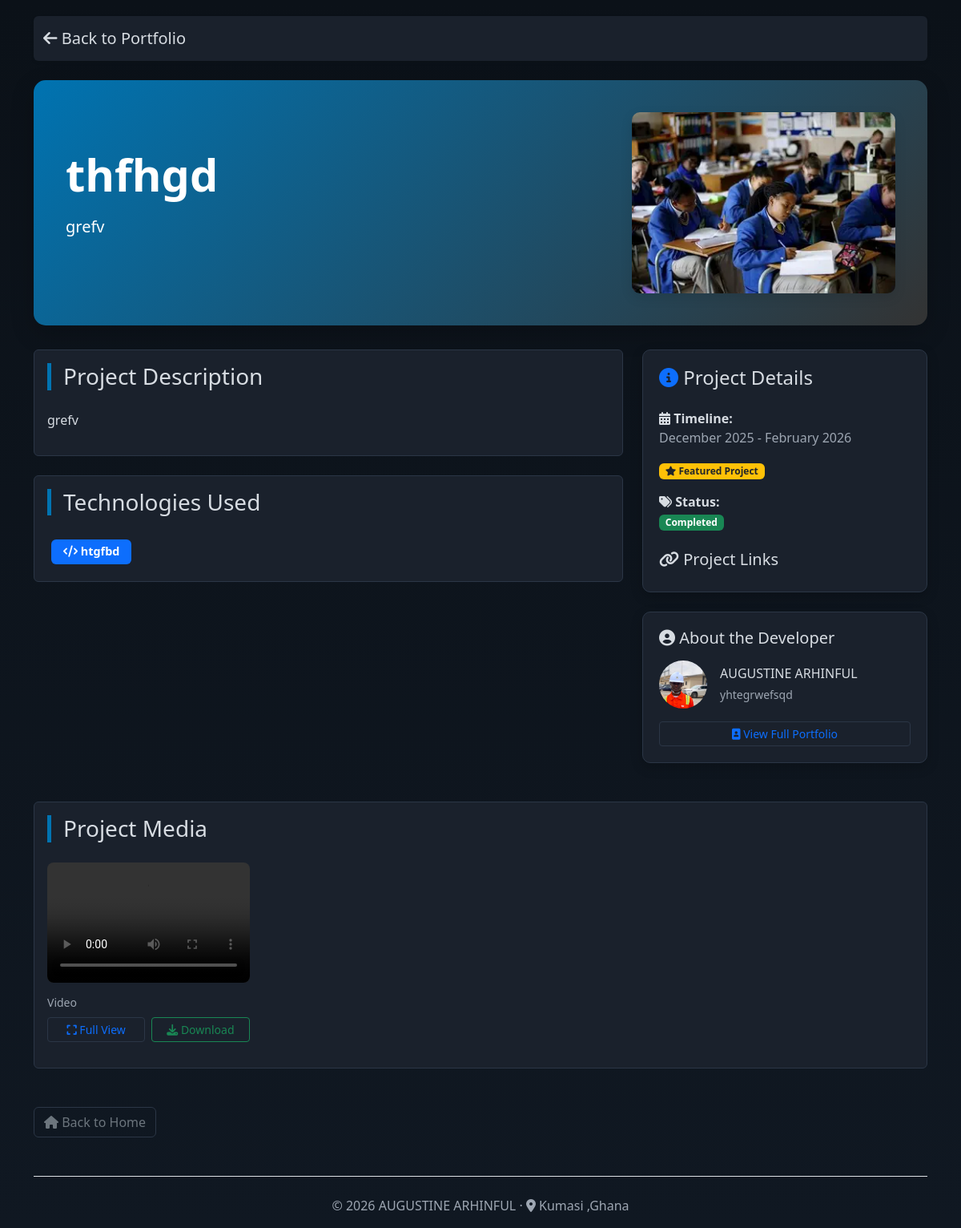
Screenshot of /project/2/ with the database file from the repository.
### portfolio/models.py (models this page shows, shortened)
class Project(models.Model):
    profile = models.ForeignKey(
        Profile, on_delete=models.CASCADE, related_name='projects')
    title = models.CharField(max_length=200, blank=True, null=True)
    description = HTMLField(blank=True, null=True)
    technologies = models.CharField(max_length=500, blank=True, null=True,
                                    help_text="Comma-separated list")
    project_url = models.URLField(
        blank=True, null=True, verbose_name="Live Demo URL")
    github_url = models.URLField(
        blank=True, null=True, verbose_name="GitHub Repository URL")
    start_date = models.DateField(blank=True, null=True)
    end_date = models.DateField(blank=True, null=True)
    is_ongoing = models.BooleanField(default=False)
    is_completed = models.BooleanField(
        default=False,
        help_text="Mark this project as completed"
    )
    thumbnail = models.ImageField(upload_to=user_directory_path, blank=True, null=True,
                                  help_text="Project thumbnail image")
    featured = models.BooleanField(
        default=False, help_text="Feature this project prominently")
    allow_media_download = models.BooleanField(
        default=True,
        help_text="Allow visitors to download this project's media files"
    )
    order = models.IntegerField(default=0)
    class Meta:
        ordering = ['-start_date', 'order']
        verbose_name = "Project"
        verbose_name_plural = "Projects"
    def get_technologies_list(self):
        if self.technologies:
            return [tech.strip() for tech in self.technologies.split(',')]
        return []

class Profile(models.Model):
    user = models.OneToOneField(
        User, on_delete=models.CASCADE, null=True, blank=True)
    first_name = models.CharField(max_length=100, blank=True, null=True)
    last_name = models.CharField(max_length=100, blank=True, null=True)
    headline = models.CharField(max_length=200, blank=True, null=True)
    summary = HTMLField(blank=True, null=True)
    cover_image = models.ImageField(upload_to=user_directory_path, blank=True, null=True,
                                    help_text="Recommended size: 1500x500px")
    profile_image = models.ImageField(upload_to=user_directory_path, blank=True, null=True,
                                      help_text="Recommended size: 400x400px")
    email = models.EmailField(blank=True, null=True)
    phone = models.CharField(max_length=20, blank=True, null=True)
    location = models.CharField(max_length=200, blank=True, null=True)
    website = models.URLField(blank=True, null=True)
    linkedin = models.URLField(
        blank=True, null=True, verbose_name="LinkedIn URL")
    github = models.URLField(blank=True, null=True, verbose_name="GitHub URL")
    twitter = models.URLField(blank=True, null=True)
    instagram = models.URLField(blank=True, null=True)
    facebook = models.URLField(blank=True, null=True)
    theme_color = models.CharField(
        max_length=7, default='#0073b1', help_text="Main theme color (hex)")
    accent_color = models.CharField(max_length=7, default='#333333', blank=True, null=True,
                                    help_text="Accent color (hex)")
    show_phone = models.BooleanField(
        default=False, verbose_name="Show phone publicly")
    show_email = models.BooleanField(
        default=False, verbose_name="Show email publicly")
    created_at = models.DateTimeField(auto_now_add=True)
    updated_at = models.DateTimeField(auto_now=True)
    class Meta:
        verbose_name = "Portfolio Profile"
        verbose_name_plural = "Portfolio Profiles"
    @property
    def full_name(self):
        return f"{self.first_name or ''} {self.last_name or ''}".strip()

class MediaFile(models.Model):
    FILE_TYPES = [
        ('image', 'Image'),
        ('video', 'Video'),
        ('audio', 'Audio'),
        ('document', 'Document'),
        ('pdf', 'PDF'),
        ('psd', 'PSD File'),
        ('ai', 'AI File'),
        ('figma', 'Figma File'),
        ('sketch', 'Sketch File'),
        ('other', 'Other'),
    ]
    profile = models.ForeignKey(
        Profile, on_delete=models.CASCADE, related_name='media_files')
    project = models.ForeignKey(
        Project, on_delete=models.SET_NULL, related_name='media_files', blank=True, null=True,
        help_text="Optional: attach this media to a specific project")
    file = models.FileField(upload_to=user_directory_path)
    file_type = models.CharField(
        max_length=20, choices=FILE_TYPES, blank=True, null=True)
    title = models.CharField(max_length=200, blank=True, null=True)
    description = models.TextField(blank=True, null=True)
    category = models.CharField(max_length=100, blank=True, null=True,
                                help_text="e.g., Logos, Mockups, Wireframes")
    tags = models.CharField(max_length=300, blank=True, null=True,
                            help_text="Comma-separated tags")
    allow_download = models.BooleanField(
        default=True,
        help_text="Allow this specific media file to be downloaded"
    )
    uploaded_at = models.DateTimeField(auto_now_add=True)
    class Meta:
        ordering = ['-uploaded_at']
        verbose_name = "Media File"
        verbose_name_plural = "Media Files"

### portfolio/views.py (the view)
# urls.py: path('project/<int:pk>/', views.ProjectDetailView.as_view(), name='project_detail'),
class ProjectDetailView(DetailView):
    model = Project
    template_name = 'portfolio/project_detail.html'
    context_object_name = 'project'
    def get_context_data(self, **kwargs):
        context = super().get_context_data(**kwargs)
        context['profile'] = Profile.objects.first()
        return context

### portfolio/context_processors.py (called while the page is built)
def portfolio_context(request):
    try:
        profile = Profile.objects.first()
        system_config = SystemConfiguration.get_active()
        return {
            'portfolio_profile': profile,
            'portfolio_visibility': profile.visibility if profile else None,  # type: ignore
            'system_config': system_config,
        }
    except:
        return {
            'portfolio_profile': None,
            'portfolio_visibility': None,
            'system_config': None,
        }

### portfolio/models.py (called while the page is built)
    @classmethod
    def get_active(cls):
        return cls.objects.filter(is_active=True).order_by('-updated_at').first()

### templates/portfolio/project_detail.html (shortened to what this page needs)
<!doctype html>
<html lang="en">
  <head>
    <link
      href="https://cdn.jsdelivr.net/npm/bootstrap@5.3.0/dist/css/bootstrap.min.css"
      rel="stylesheet"
    />
    <link
      rel="stylesheet"
      href="https://cdnjs.cloudflare.com/ajax/libs/font-awesome/6.4.0/css/all.min.css"
    />
  </head>
  <body>
    <div class="container">
      <nav
        class="navbar navbar-expand-lg navbar-light bg-white mb-4 rounded shadow-sm"
      >
        <div class="container-fluid">
          <a class="navbar-brand" href="/">
            <i class="fas fa-arrow-left"></i> Back to Portfolio
          </a>
        </div>
      </nav>
      <div class="project-hero">
        <div class="row align-items-center">
          <div class="col-lg-8">
            <h1 class="display-4 fw-bold mb-3">{{ project.title }}</h1>
            {% if project.description %}
            <div class="lead mb-4">
              {{ project.description|safe|truncatewords:50 }}
            </div>
            {% endif %}
          </div>
          {% if project.thumbnail %}
          <div class="col-lg-4 text-center">
            <img
              src="{{ project.thumbnail.url }}"
              alt="{{ project.title }}"
              class="img-fluid project-image"
            />
          </div>
          {% endif %}
        </div>
      </div>
      <div class="row">
        <div class="col-lg-8">
          <div class="card mb-4">
            <div class="card-body">
              <h3 class="section-title">Project Description</h3>
              <div class="project-content">{{ project.description|safe }}</div>
            </div>
          </div>
          {% if project.technologies %}
          <div class="card mb-4">
            <div class="card-body">
              <h3 class="section-title">Technologies Used</h3>
              <div class="d-flex flex-wrap">
                {% for tech in project.get_technologies_list %}
                <span class="badge bg-primary tech-badge">
                  <i class="fas fa-code"></i> {{ tech }}
                </span>
                {% endfor %}
              </div>
            </div>
          </div>
          {% endif %}
        </div>
        <div class="col-lg-4">
          <div class="project-meta mb-4">
            <h4 class="mb-4">
              <i class="fas fa-info-circle text-primary"></i> Project Details
            </h4>
            <div class="mb-3">
              <strong><i class="fas fa-calendar-alt"></i> Timeline:</strong
              ><br />
              <span class="text-muted">
                {{ project.start_date|date:"F Y" }} {% if project.end_date %} -
                {{ project.end_date|date:"F Y" }} {% elif project.is_ongoing %}
                - Present {% endif %}
              </span>
            </div>
            {% if project.featured %}
            <div class="mb-3">
              <span class="badge bg-warning text-dark">
                <i class="fas fa-star"></i> Featured Project
              </span>
            </div>
            {% endif %}
            <div class="mb-3">
              <strong><i class="fas fa-tags"></i> Status:</strong><br />
              <span class="text-muted">
                {% if project.is_completed %}
                <span class="badge bg-success">Completed</span>
                {% elif project.is_ongoing %}
                <span class="badge bg-info">Ongoing</span>
                {% else %}
                <span class="badge bg-secondary">In Progress</span>
                {% endif %}
              </span>
            </div>
            <div class="mt-4">
              <h5><i class="fas fa-link"></i> Project Links</h5>
            </div>
          </div>
          <div class="project-meta">
            <h5><i class="fas fa-user-circle"></i> About the Developer</h5>
            {% if profile %}
            <div class="d-flex align-items-center mt-3">
              {% if profile.profile_image %}
              <img
                src="{{ profile.profile_image.url }}"
                alt="{{ profile.full_name }}"
                class="rounded-circle me-3"
                style="width: 60px; height: 60px; object-fit: cover"
              />
              {% endif %}
              <div>
                <h6 class="mb-1">{{ profile.full_name }}</h6>
                <small class="text-muted">{{ profile.headline }}</small>
              </div>
            </div>
            <div class="mt-3">
              <a href="/" class="btn btn-outline-primary btn-sm w-100">
                <i class="fas fa-portrait"></i> View Full Portfolio
              </a>
            </div>
            {% endif %}
          </div>
        </div>
      </div>
      {% if project.media_files.exists %}
      <div class="row mt-5">
        <div class="col-12">
          <div class="card">
            <div class="card-body">
              <h3 class="section-title">Project Media</h3>
              <div class="row">
                {% for media in project.media_files.all %}
                <div class="col-md-3 col-sm-6 mb-3">
                  {% if media.file_type == 'image' %}
                  <a
                    href="javascript:void(0)"
                    class="media-full-view"
                    data-type="image"
                    data-src="{{ media.file.url }}"
                    data-title="{{ media.title|default:'Image' }}"
                  >
                    <img
                      src="{{ media.file.url }}"
                      alt="{{ media.title }}"
                      class="img-fluid rounded"
                      style="height: 150px; object-fit: cover"
                    />
                  </a>
                  {% elif media.file_type == 'video' %}
                  <video
                    controls
                    style="
                      width: 100%;
                      height: 150px;
                      object-fit: cover;
                      border-radius: 8px;
                    "
                  >
                    <source src="{{ media.file.url }}" />
                  </video>
                  {% endif %}
                  <small class="d-block mt-2 text-muted"
                    >{{ media.title|default:media.file_type|title }}</small
                  >
                  <div class="d-flex gap-2 mt-2">
                    <a
                      href="{{ media.file.url }}"
                      target="_blank"
                      class="btn btn-sm btn-outline-primary w-100"
                    >
                      <i class="fas fa-expand"></i> Full View
                    </a>
                    {% if project.allow_media_download and media.allow_download %}
                    <a
                      href="{{ media.file.url }}"
                      download
                      class="btn btn-sm btn-outline-success w-100"
                    >
                      <i class="fas fa-download"></i> Download
                    </a>
                    {% endif %}
                  </div>
                </div>
                {% endfor %}
              </div>
            </div>
          </div>
        </div>
      </div>
      {% endif %}
      <div class="row mt-5">
        <div class="col-12">
          <div class="d-flex justify-content-between">
            <a href="/" class="btn btn-outline-secondary">
              <i class="fas fa-home"></i> Back to Home
            </a>
          </div>
        </div>
      </div>
      <footer class="mt-5 pt-4 border-top text-center text-muted">
        <p>
          &copy; {% now "Y" %} {{ profile.full_name|default:"Portfolio" }} {% if profile.location %} · <i class="fas fa-map-marker-alt"></i> {{ profile.location }} {% endif %}
        </p>
      </footer>
    </div>
  </body>
</html>

### rows the page displays
Project: title "thfhgd", description "grefv", thumbnail (picture), get_technologies_list "htgfbd", start_date "December 2025", end_date "February 2026"
Profile: profile_image (picture), full_name "AUGUSTINE ARHINFUL", headline "yhtegrwefsqd", location "Kumasi ,Ghana"
MediaFile: title "Video"
